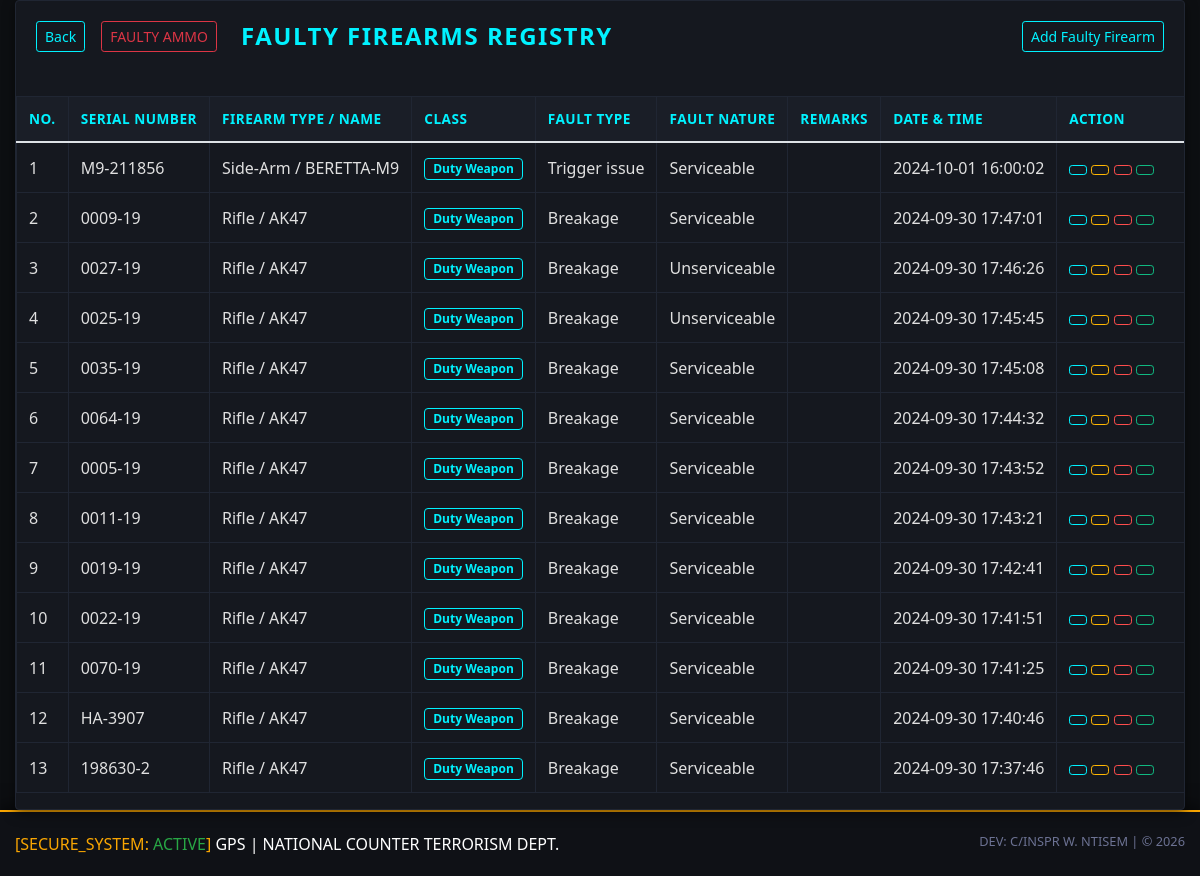
Screenshot of /faulty-weapon.php (signed in) with the database file from the repository.
### tables this page shows
CREATE TABLE `faulty_weapons` (
  `faulty_weaponID` int(100) NOT NULL,
  `faulty_firearm_serial_no` varchar(500) NOT NULL,
  `faulty_firearm_type` varchar(500) NOT NULL,
  `faulty_firearm_name` varchar(500) NOT NULL,
  `faulty_firearm_class` varchar(200) NOT NULL,
  `faulty_type` varchar(200) NOT NULL,
  `faulty_nature` varchar(200) NOT NULL,
  `faulty_firearm_image` varchar(500) NOT NULL,
  `faulty_firearm_comment` varchar(1000) NOT NULL,
  `datetime` timestamp NOT NULL DEFAULT current_timestamp() ON UPDATE current_timestamp(),
  `is_deleted` tinyint(1) DEFAULT 0
);

### faulty-weapon.php (the view, shortened to what this page needs)
<?php
require_once('functions.php');
$query = "SELECT * FROM faulty_weapons ORDER BY faulty_weaponID DESC";
$stmt_faulty = $pdo->query($query);
$faulty_weapons = $stmt_faulty->fetchAll();
?>
<!DOCTYPE html>
<html lang="en">
  <head>
    <link rel="stylesheet" href="assets/vendors/mdi/css/materialdesignicons.min.css">
    <link rel="stylesheet" href="assets/vendors/css/vendor.bundle.base.css">
    <link rel="stylesheet" href="assets/css/style.css">
    <link rel="stylesheet" href="https://maxcdn.bootstrapcdn.com/bootstrap/4.5.2/css/bootstrap.min.css">
    <link rel="stylesheet" href="plugins/datatables-bs4/css/dataTables.bootstrap4.min.css">
    <link rel="stylesheet" href="https://cdn.datatables.net/buttons/2.4.2/css/buttons.dataTables.min.css">
  </head>
  <body>
    <div class="container-scroller">
      <div class="container-fluid page-body-wrapper">
        <div class="main-panel">
          <div class="content-wrapper">
            <div class="row">
              <div class="col-12 grid-margin stretch-card">
                <div class="card">
                <div class="card-body">
                <div class="d-flex justify-content-between align-items-center mb-4 flex-wrap">
                  <div class="d-flex align-items-center mb-2 mb-md-0">
                    <a href="javascript:history.back();" class="btn btn-tactical btn-sm mr-3">
                      <i class="mdi mdi-arrow-left"></i> Back
                    </a>
                      <a href="faulty-ammo" class="btn btn-outline-danger btn-sm mr-3">
                      <i class="mdi mdi-ammunition"></i> FAULTY AMMO
                    </a>
                    <h4 class="card-title text-uppercase mb-0">
                      <i class="mdi mdi-alert-circle text-danger mr-2"></i>Faulty Firearms Registry
                    </h4>
                  </div>
                      <div>
                        <a href="add-faulty-weapon.php" class="btn btn-tactical btn-sm mt-2 mt-md-0">
                          <i class="mdi mdi-plus"></i> Add Faulty Firearm
                        </a>
                      </div>
                    </div>
                  </div>
                    <div class="table-responsive">
                      <table id="mainTable" class="table table-bordered table-hover table-responsive w-100">
                        <thead>
                          <tr>
                            <th>No.</th>
                            <th>Serial Number</th>
                            <th>Firearm Type / Name</th>
                            <th>Class</th>
                            <th>Fault Type</th>
                            <th>Fault Nature</th>
                            <th>Remarks</th>
                            <th>Date & Time</th>
                            <th style="min-width: 180px;">Action</th>
                          </tr>
                        </thead>
                        <tbody>
                          <?php
                          $counter = 1;
                          foreach($faulty_weapons as $index => $weapon):
                          ?>
                          <tr>
                            <td><?= $counter++ ?></td>
                            <td><?= htmlspecialchars($weapon['faulty_firearm_serial_no']) ?></td>
                            <td><?= htmlspecialchars($weapon['faulty_firearm_type']) ?> / <?= htmlspecialchars($weapon['faulty_firearm_name']) ?></td>
                            <td><span class="badge badge-tactical"><?= htmlspecialchars($weapon['faulty_firearm_class']) ?></span></td>
                            <td><?= htmlspecialchars($weapon['faulty_type']) ?></td>
                            <td><?= htmlspecialchars($weapon['faulty_nature']) ?></td>
                            <td><?= htmlspecialchars($weapon['faulty_firearm_comment']) ?></td>
                            <td><?= !empty($weapon['datetime']) ? htmlspecialchars($weapon['datetime']) : 'Now' ?></td>
                            <td>
                              <button class="btn btn-tactical btn-sm" onclick="viewDetails(<?= htmlspecialchars(json_encode($weapon)) ?>)" title="View">
                              </button>
                              <button class="btn btn-warning-tactical btn-sm" onclick="openUpdateModal(<?= htmlspecialchars(json_encode($weapon)) ?>)" title="Edit">
                              </button>
                              <button class="btn btn-danger-tactical btn-sm" onclick="confirmDelete(<?= $weapon['faulty_weaponID'] ?>)" title="Delete">
                              </button>
                              <button class="btn btn-success-tactical btn-sm" onclick="openFixModal(<?= htmlspecialchars(json_encode($weapon)) ?>)" title="Fix">
                              </button>
                            </td>
                          </tr>
                          <?php endforeach; ?>
                        </tbody>
                      </table>
                    </div>
                  </div>
                </div>
              </div>
            </div>
          </div>
        </div>
      </div>
<?php require_once('includes/footer.php'); ?>
  </body>
</html>

### includes/footer.php (shortened to what this page needs)
<footer class="footer" style="background: #0a0c10; border-top: 2px solid #f9a602; padding: 20px 0;">
    <div class="container-fluid">
        <div class="d-sm-flex justify-content-center justify-content-sm-between">
            <span class="text-muted text-center text-sm-left d-block d-sm-inline-block" style="color: #fff !important;">
                <span style="color: #f9a602;">[SECURE_SYSTEM: <span style="color: #28a745;">ACTIVE</span>]</span> GPS | NATIONAL COUNTER TERRORISM DEPT.
            </span>
            <span class="float-none float-sm-right d-block mt-1 mt-sm-0 text-center" style="color: #6c7293;font-size: 0.8rem;">
                DEV: <span>C/INSPR W. NTISEM</span> | &copy; <?php echo date("Y"); ?>
            </span>
        </div>
    </div>
</footer>

### css/style.css (style rules this page uses)
:root { --primary: #EB1616; --secondary: #191C24; --light: #6C7293; --dark: #000000; }
.footer { border-top: 1px solid #333; background: #0f1116 !important; color: #ffffff; box-shadow: 0px -5px 15px rgba(0,0,0,0.5); }
.btn { transition: .5s; }

### faulty-weapon.php (style rules this page uses)
:root { --bg-tactical: #0d0f12; --panel-bg: #15181f; --neon: #00f2ff; --danger: #ff4d4d; --warning: #ffb703; --success: #10b981; --text-tactical: #e0e0e0; }
body { background-color: var(--bg-tactical); color: var(--text-tactical); font-family: 'Segoe UI', Tahoma, Geneva, Verdana, sans-serif; }
.card { background-color: var(--panel-bg); border: 1px solid #202633; box-shadow: 0 4px 12px rgba(0,0,0,0.5); }
.card-title { color: var(--neon); font-weight: 600; letter-spacing: 1.5px; }
.table { color: var(--text-tactical); }
.table th { background-color: #1a1e27; color: var(--neon); border-color: #202633; font-weight: 600; text-transform: uppercase; font-size: 0.85rem; letter-spacing: 0.5px; white-space: nowrap; }
.table td { border-color: #202633; vertical-align: middle; white-space: nowrap; }
.table-responsive { overflow-x: auto; width: 100%; -webkit-overflow-scrolling: touch; }
.badge-tactical { background: transparent; border: 1px solid var(--neon); color: var(--neon); padding: 4px 8px; font-size: 0.75rem; }
.btn-tactical { background: transparent; color: var(--neon); border: 1px solid var(--neon); transition: all 0.3s ease; }
.btn-danger-tactical { background: transparent; color: var(--danger); border: 1px solid var(--danger); transition: all 0.3s ease; }
.btn-warning-tactical { background: transparent; color: var(--warning); border: 1px solid var(--warning); transition: all 0.3s ease; }
.btn-success-tactical { background: transparent; color: var(--success); border: 1px solid var(--success); transition: all 0.3s ease; }

### rows the page displays
faulty_weapons: faulty_firearm_serial_no "M9-211856", faulty_firearm_type "Side-Arm", faulty_firearm_name "BERETTA-M9", faulty_firearm_class "Duty Weapon", faulty_type "Trigger issue", faulty_nature "Serviceable", datetime "2024-10-01 16:00:02"
faulty_weapons: faulty_firearm_serial_no "0009-19", faulty_firearm_type "Rifle", faulty_firearm_name "AK47", faulty_firearm_class "Duty Weapon", faulty_type "Breakage", faulty_nature "Serviceable", datetime "2024-09-30 17:47:01"
faulty_weapons: faulty_firearm_serial_no "0027-19", faulty_firearm_type "Rifle", faulty_firearm_name "AK47", faulty_firearm_class "Duty Weapon", faulty_type "Breakage", faulty_nature "Unserviceable", datetime "2024-09-30 17:46:26"
faulty_weapons: faulty_firearm_serial_no "0025-19", faulty_firearm_type "Rifle", faulty_firearm_name "AK47", faulty_firearm_class "Duty Weapon", faulty_type "Breakage", faulty_nature "Unserviceable", datetime "2024-09-30 17:45:45"
faulty_weapons: faulty_firearm_serial_no "0035-19", faulty_firearm_type "Rifle", faulty_firearm_name "AK47", faulty_firearm_class "Duty Weapon", faulty_type "Breakage", faulty_nature "Serviceable", datetime "2024-09-30 17:45:08"
faulty_weapons: faulty_firearm_serial_no "0064-19", faulty_firearm_type "Rifle", faulty_firearm_name "AK47", faulty_firearm_class "Duty Weapon", faulty_type "Breakage", faulty_nature "Serviceable", datetime "2024-09-30 17:44:32"
faulty_weapons: faulty_firearm_serial_no "0005-19", faulty_firearm_type "Rifle", faulty_firearm_name "AK47", faulty_firearm_class "Duty Weapon", faulty_type "Breakage", faulty_nature "Serviceable", datetime "2024-09-30 17:43:52"
faulty_weapons: faulty_firearm_serial_no "0011-19", faulty_firearm_type "Rifle", faulty_firearm_name "AK47", faulty_firearm_class "Duty Weapon", faulty_type "Breakage", faulty_nature "Serviceable", datetime "2024-09-30 17:43:21"
faulty_weapons: faulty_firearm_serial_no "0019-19", faulty_firearm_type "Rifle", faulty_firearm_name "AK47", faulty_firearm_class "Duty Weapon", faulty_type "Breakage", faulty_nature "Serviceable", datetime "2024-09-30 17:42:41"
faulty_weapons: faulty_firearm_serial_no "0022-19", faulty_firearm_type "Rifle", faulty_firearm_name "AK47", faulty_firearm_class "Duty Weapon", faulty_type "Breakage", faulty_nature "Serviceable", datetime "2024-09-30 17:41:51"
faulty_weapons: faulty_firearm_serial_no "0070-19", faulty_firearm_type "Rifle", faulty_firearm_name "AK47", faulty_firearm_class "Duty Weapon", faulty_type "Breakage", faulty_nature "Serviceable", datetime "2024-09-30 17:41:25"
faulty_weapons: faulty_firearm_serial_no "HA-3907", faulty_firearm_type "Rifle", faulty_firearm_name "AK47", faulty_firearm_class "Duty Weapon", faulty_type "Breakage", faulty_nature "Serviceable", datetime "2024-09-30 17:40:46"
faulty_weapons: faulty_firearm_serial_no "198630-2", faulty_firearm_type "Rifle", faulty_firearm_name "AK47", faulty_firearm_class "Duty Weapon", faulty_type "Breakage", faulty_nature "Serviceable", datetime "2024-09-30 17:37:46"
